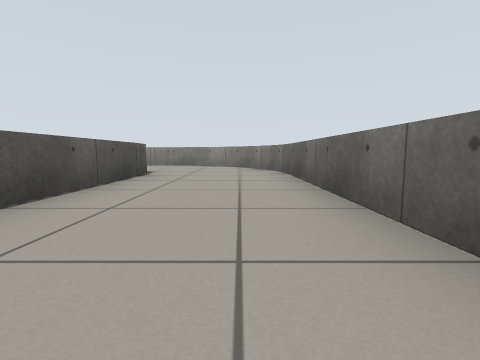
view 1 (above)

12 first-person views from a walk through a robot-simulator world made for Gazebo. The camera is 0.43 m above the floor, tilts 6° down and sees 85° across. The floor is counted in squares, 1 m on a side. Each view is taken from the middle of a square. On the plan, view 1 faces up. The plan holds only what a view shows up to about 9 squares ahead; the rest is blank.

view 2
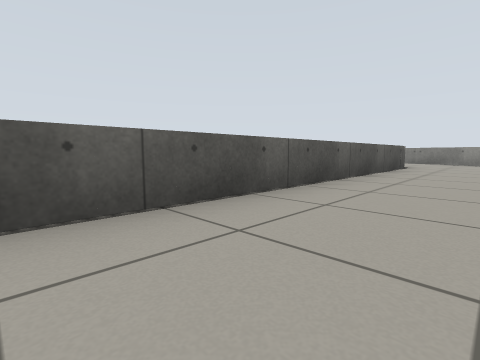

view 3
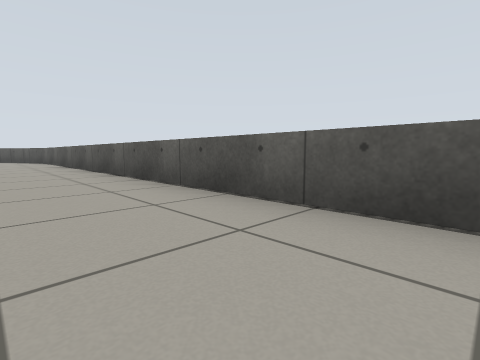

view 4
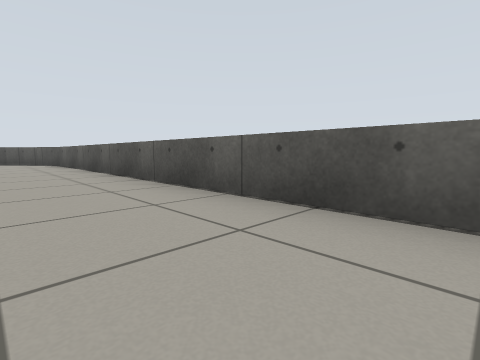

view 5
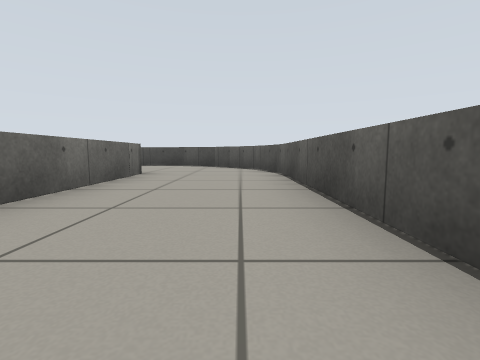

view 6
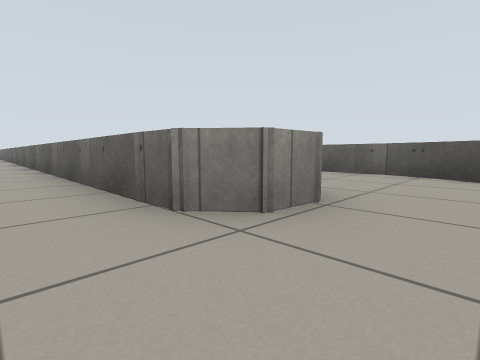

view 7
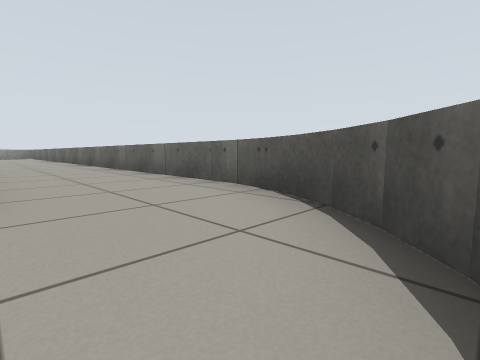

view 8
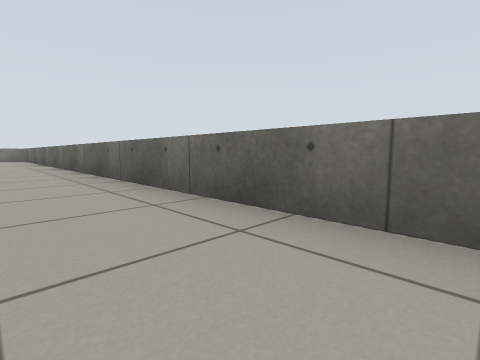

view 9
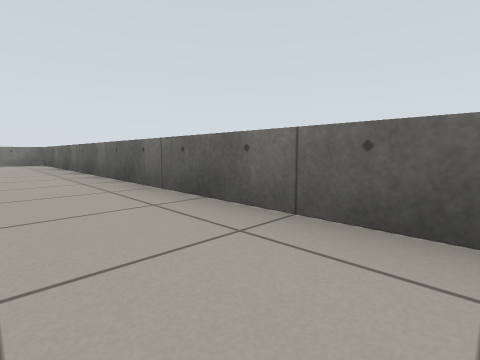

view 10
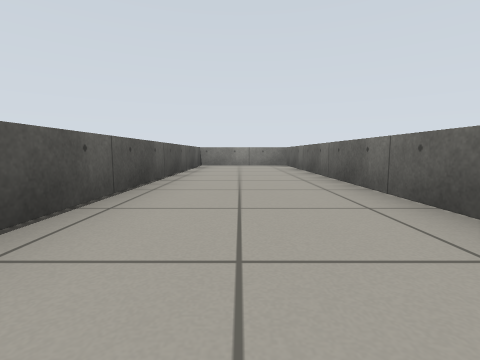

view 11
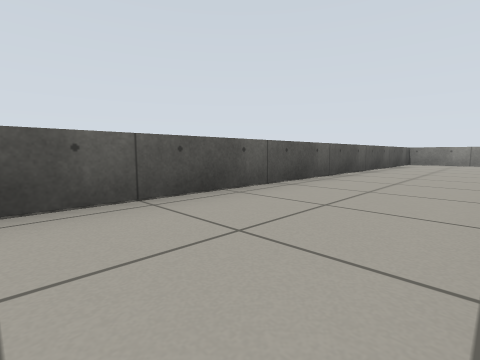

view 12
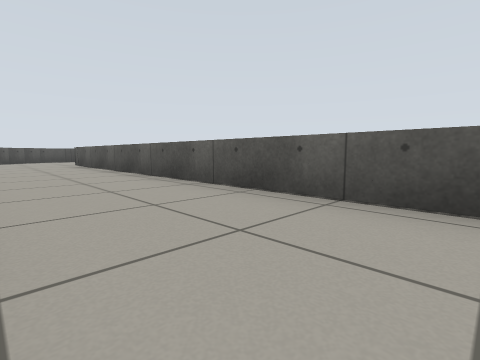

### Floor plan
Points are (right, up) in squares from view 1. A wall is a line through its corners. A room is listed if a view was taken in it or the views show most of it. See-through windows are left out.
Room 1 (views 1, 2, 3, 4, 5, 6, 7, 8, 9, 10, 11, 12)
walls: (1, 1) (1, 5.2) (0.9, 5.8); (-1.9, 5) (-1.9, -13.2); (-1.9, -13.1) (-1.8, -13.8); (-2, 5.5) (-1.9, 4.7); (-1.8, -13.7) (-1.6, -14.4); (-1.7, -14.3) (-1.4, -14.9); (0.9, 5.7) (0.7, 6.7) (0, 7.6) (-0.8, 8.2); (-1.4, -14.8) (-1.1, -15.3); (0.7, 6.4) (0.5, 7); (-1.1, -15.4) (-0.7, -15.8) (-0.2, -16.2) (0.3, -16.5); (2.2, -13.9) (1.5, -13.8) (1, -13.3) (1, -3.3); (0.2, 7.4) (-0.2, 7.8); (-1.2, 8.4) (-1.8, 8.6); (-0.6, 8.2) (-1.4, 8.6) (-2.4, 8.8); (-2.3, 8.8) (-3, 8.8); (0.2, -16.4) (0.9, -16.7); (0.8, -16.6) (1.4, -16.7) (2, -16.8); (5.5, -13.5) (5.5, 5.7) (2.7, 5.7) (2.7, -13); (5.4, -14.1) (5.5, -13.3); (4.9, -15.2) (5.2, -14.5); (4.6, -15.6) (5.1, -14.8) (5.4, -14); (4.1, -16) (4.6, -15.5)

Where each view was taken, in squares from view 1:
view 1: 0 up, 0 right, facing up
view 2: 3 down, 0 right, facing up-left
view 3: 1 down, 0 right, facing down-left
view 4: 4 down, 0 right, facing down-left
view 5: 8 down, 1 left, facing down
view 6: 15 down, 0 right, facing up-right
view 7: 16 down, 3 right, facing up-right
view 8: 10 down, 4 right, facing up-right
view 9: 5 down, 4 right, facing up-right
view 10: 3 down, 4 right, facing up
view 11: 5 down, 5 right, facing up-left
view 12: 3 down, 5 right, facing down-left
